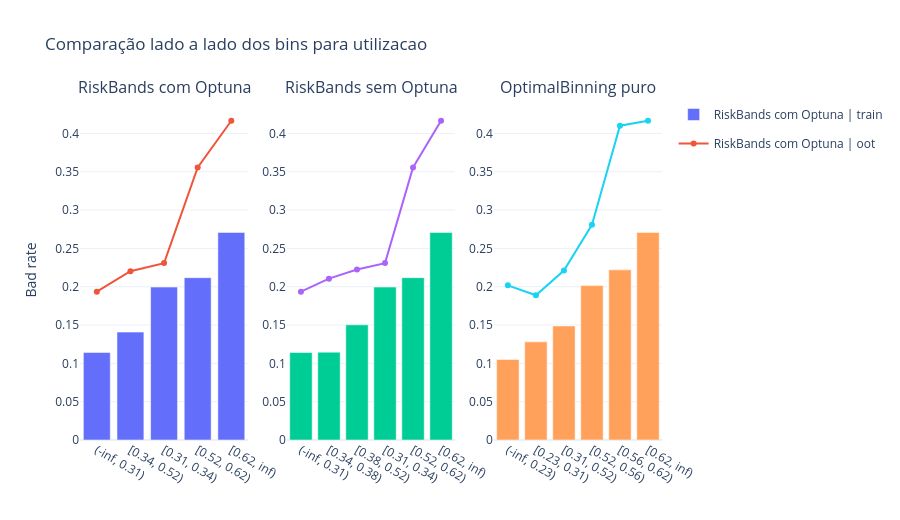

Notebook code for this chart:
### Code cell
methods_available = comparison_df["method"].tolist()

fig = make_subplots(
    rows=1,
    cols=len(methods_available),
    subplot_titles=methods_available
)

for idx, method_name in enumerate(methods_available, start=1):
    temp_train = (
        bin_table_df[
            (bin_table_df["method"] == method_name)
            & (bin_table_df["sample"] == "train")
        ]
        .copy()
    )
    temp_oot = (
        bin_table_df[
            (bin_table_df["method"] == method_name)
            & (bin_table_df["sample"] == "oot")
        ]
        .copy()
    )

    ordered_bins = temp_train.sort_values("bad_rate")["bin"].astype(str).tolist()

    temp_train["bin"] = pd.Categorical(temp_train["bin"].astype(str), categories=ordered_bins, ordered=True)
    temp_oot["bin"] = pd.Categorical(temp_oot["bin"].astype(str), categories=ordered_bins, ordered=True)

    temp_train = temp_train.sort_values("bin")
    temp_oot = temp_oot.sort_values("bin")

    fig.add_trace(
        go.Bar(
            x=temp_train["bin"].astype(str),
            y=temp_train["bad_rate"],
            name=f"{method_name} | train",
            legendgroup=f"{method_name}_train",
            showlegend=(idx == 1),
        ),
        row=1,
        col=idx,
    )

    fig.add_trace(
        go.Scatter(
            x=temp_oot["bin"].astype(str),
            y=temp_oot["bad_rate"],
            mode="lines+markers",
            name=f"{method_name} | oot",
            legendgroup=f"{method_name}_oot",
            showlegend=(idx == 1),
        ),
        row=1,
        col=idx,
    )

fig.update_layout(
    template="plotly_white",
    height=520,
    title=f"Comparação lado a lado dos bins para {FEATURE}"
)

fig.update_yaxes(title_text="Bad rate", row=1, col=1)
fig.show()

### Figure 1 — Plotly figure (JSON) as saved in the notebook; plotly's stock layout.template omitted (floating-point values rounded to 4 significant figures)
{"data": [{"legendgroup": "RiskBands com Optuna_train", "name": "RiskBands com Optuna | train", "showlegend": true, "type": "bar", "x": ["(-inf, 0.31)", "[0.34, 0.52)", "[0.31, 0.34)", "[0.52, 0.62)", "[0.62, inf)"], "xaxis": "x", "y": [0.1141, 0.1408, 0.1995, 0.2118, 0.2708], "yaxis": "y"}, {"legendgroup": "RiskBands com Optuna_oot", "mode": "lines+markers", "name": "RiskBands com Optuna | oot", "showlegend": true, "type": "scatter", "x": ["(-inf, 0.31)", "[0.34, 0.52)", "[0.31, 0.34)", "[0.52, 0.62)", "[0.62, inf)"], "xaxis": "x", "y": [0.1935, 0.2203, 0.2308, 0.3555, 0.4165], "yaxis": "y"}, {"legendgroup": "RiskBands sem Optuna_train", "name": "RiskBands sem Optuna | train", "showlegend": false, "type": "bar", "x": ["(-inf, 0.31)", "[0.34, 0.38)", "[0.38, 0.52)", "[0.31, 0.34)", "[0.52, 0.62)", "[0.62, inf)"], "xaxis": "x2", "y": [0.1141, 0.1146, 0.1502, 0.1995, 0.2118, 0.2708], "yaxis": "y2"}, {"legendgroup": "RiskBands sem Optuna_oot", "mode": "lines+markers", "name": "RiskBands sem Optuna | oot", "showlegend": false, "type": "scatter", "x": ["(-inf, 0.31)", "[0.34, 0.38)", "[0.38, 0.52)", "[0.31, 0.34)", "[0.52, 0.62)", "[0.62, inf)"], "xaxis": "x2", "y": [0.1935, 0.2105, 0.2223, 0.2308, 0.3555, 0.4165], "yaxis": "y2"}, {"legendgroup": "OptimalBinning puro_train", "name": "OptimalBinning puro | train", "showlegend": false, "type": "bar", "x": ["(-inf, 0.23)", "[0.23, 0.31)", "[0.31, 0.52)", "[0.52, 0.56)", "[0.56, 0.62)", "[0.62, inf)"], "xaxis": "x3", "y": [0.105, 0.128, 0.1488, 0.2015, 0.222, 0.2708], "yaxis": "y3"}, {"legendgroup": "OptimalBinning puro_oot", "mode": "lines+markers", "name": "OptimalBinning puro | oot", "showlegend": false, "type": "scatter", "x": ["(-inf, 0.23)", "[0.23, 0.31)", "[0.31, 0.52)", "[0.52, 0.56)", "[0.56, 0.62)", "[0.62, inf)"], "xaxis": "x3", "y": [0.2018, 0.1888, 0.221, 0.2808, 0.41, 0.4165], "yaxis": "y3"}], "layout": {"annotations": [{"font": {"size": 16}, "showarrow": false, "text": "RiskBands com Optuna", "x": 0.1444, "xanchor": "center", "xref": "paper", "y": 1, "yanchor": "bottom", "yref": "paper"}, {"font": {"size": 16}, "showarrow": false, "text": "RiskBands sem Optuna", "x": 0.5, "xanchor": "center", "xref": "paper", "y": 1, "yanchor": "bottom", "yref": "paper"}, {"font": {"size": 16}, "showarrow": false, "text": "OptimalBinning puro", "x": 0.8556, "xanchor": "center", "xref": "paper", "y": 1, "yanchor": "bottom", "yref": "paper"}], "height": 520, "title": {"text": "Comparação lado a lado dos bins para utilizacao"}, "xaxis": {"anchor": "y", "domain": [0, 0.2889]}, "xaxis2": {"anchor": "y2", "domain": [0.3556, 0.6444]}, "xaxis3": {"anchor": "y3", "domain": [0.7111, 1]}, "yaxis": {"anchor": "x", "domain": [0, 1], "title": {"text": "Bad rate"}}, "yaxis2": {"anchor": "x2", "domain": [0, 1]}, "yaxis3": {"anchor": "x3", "domain": [0, 1]}}}
